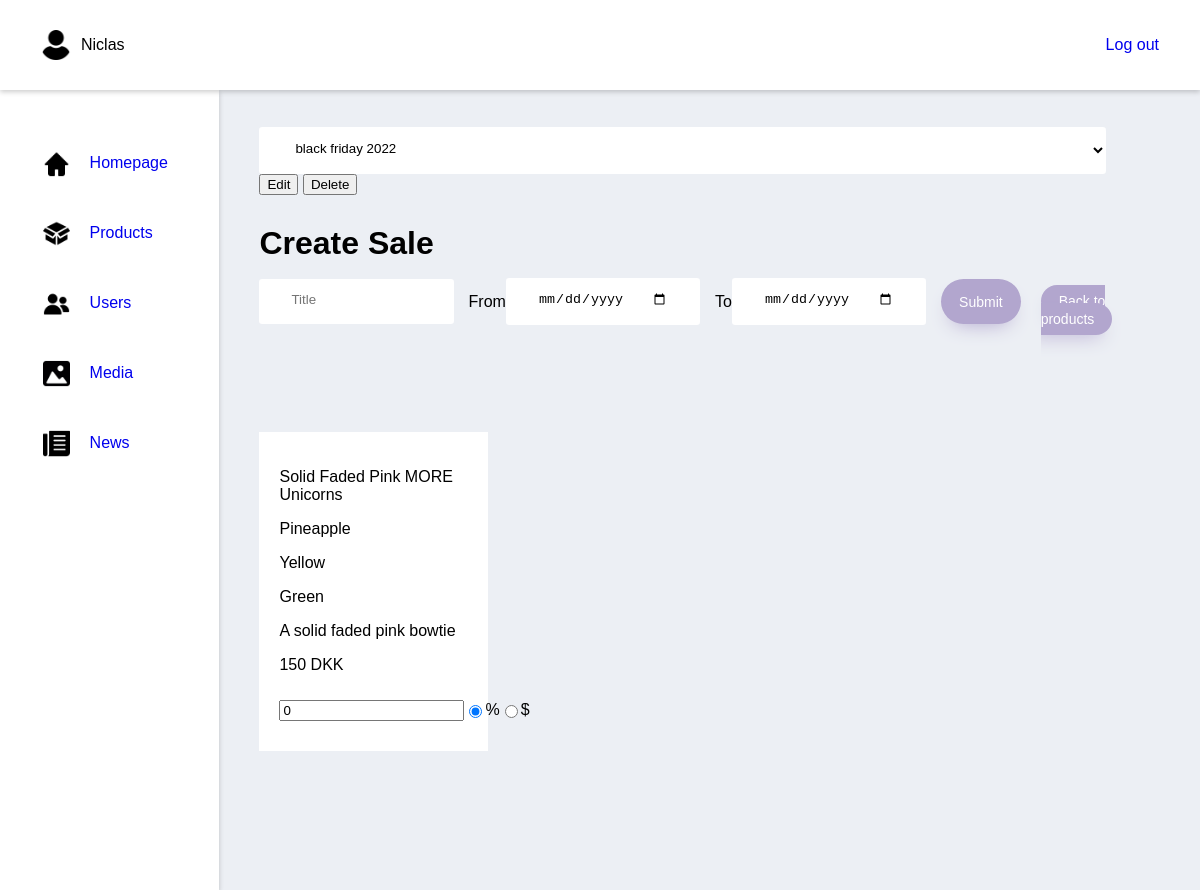
Page /adminSale (signed in) on the committed database.
### tables this page shows
CREATE TABLE IF NOT EXISTS `products` (
  `products_id` int(11) NOT NULL AUTO_INCREMENT,
  `name` varchar(30) NOT NULL,
  `type` int(11) NOT NULL,
  `description` varchar(250) NOT NULL,
  `price` decimal(10,0) NOT NULL,
  `primary_image` varchar(250) DEFAULT NULL,
  PRIMARY KEY (`products_id`)
);

CREATE TABLE IF NOT EXISTS `product_types` (
  `id` int(11) NOT NULL AUTO_INCREMENT,
  `type` varchar(100) NOT NULL,
  PRIMARY KEY (`id`)
);

CREATE TABLE IF NOT EXISTS `assign_colors_to_products` (
  `product_id` int(11) NOT NULL,
  `color_id` int(11) NOT NULL,
  PRIMARY KEY (`product_id`,`color_id`)
);

CREATE TABLE IF NOT EXISTS `product_colors` (
  `id` int(11) NOT NULL AUTO_INCREMENT,
  `color` varchar(100) NOT NULL,
  PRIMARY KEY (`id`)
);

### index.php (called while the page is built, shortened)
<?php
    $request = $_SERVER["REQUEST_URI"];
    $router = new Router($request);
    $router->get('/', 'views/frontend/Home');
    $router->get('/profile', 'views/login/profile');
    $router->get('/editProfileFunction', 'controllers/editProfile');
    $router->get('/loginFunction', 'controllers/login');
    $router->get('/signupFunction', 'controllers/signup');
    $router->get('/logoutFunction', 'controllers/logout');
    $router->get('/Product', 'views/frontend/Product');
    $router->get('/AboutUS', 'views/frontend/AboutUS');
    $router->get('/Contact', 'views/frontend/Contact');
    $router->get('/Checkout', 'views/frontend/Checkout');
    $router->get('/ProductShow', 'views/frontend/ProductShow');
    $router->get('/NewsShow', 'views/frontend/NewsShow');
    $router->get('/Breadcrumb', 'views/frontend/Breadcrumb');
    $router->get('/adminProducts', 'views/backend/products');
    $router->get('/adminUsers', 'views/backend/users');
    $router->get('/adminMedia', 'views/backend/media');
    $router->get('/adminNews', 'views/backend/news');
    $router->get('/adminfrontpage', 'views/backend/frontpage');
    $router->get('/adminCreateUser', 'views/backend/createUser');
    $router->get('/adminEditUser', 'views/backend/editUser');
    $router->get('/adminCreateProduct', 'views/backend/createProduct');
    $router->get('/adminEditProduct', 'views/backend/editProduct');
    $router->get('/adminSale', 'views/backend/createSale');

### models/handlers/ProductsHandler.php (called while the page is built, shortened)
<?php
$rootPath = "";
require_once $rootPath . "public/dbconn.php";
require_once $rootPath . "models/sql/Products.php";
class ProductsHandler extends Products{
    public $db;
    public function __construct($db) {
        $this->db = $db;
    }
    public function getAssignedColorsToProducts() {
        $getColorAssigments = $this->db->prepare($this->getColorAssigmentsQuery);
        $getColorAssigments->execute();
        $colorAssignments = $getColorAssigments->fetchAll();
        return $colorAssignments;
    }
    public function getSales(){
        $getSales = $this->db->prepare($this->getSalesQuery);
        $getSales->execute();
        return $getSales->fetchAll();
    }
    public function getProducts($search = '', $id = '', $type = '') {
        if( isset( $type ) && $type != '' ){
            if( isset( $id ) && $id != ''){
                $getProducts = $this->db->prepare($this->getProductsDynamicSearchQuery);
                $getProducts->bindParam(':id', $id);
            }else{
                $getProducts = $this->db->prepare($this->getProductsDynamicSearchWithoutIdQuery);
            }
            $getProducts->bindParam(':type', $type);
        }else{
            if( isset( $id ) && $id != ''){
                $getProducts = $this->db->prepare($this->getProductsDynamicSearchWithoutTypeQuery);
                $getProducts->bindParam(':id', $id);
            }else{
                $getProducts = $this->db->prepare($this->getProductsDynamicSearchWithoutIdAndTypeQuery);
            }
        }
        if ( isset( $search ) ){
            $search = "%" . $search . "%";
        }else{
            $search = "%";
        }
        $getProducts->bindParam(':search', $search);
        $getProducts->execute();
        $products = $getProducts->fetchAll();
        return $products;
    }
}
$ProductsHandler = new ProductsHandler($db);

### controllers/adminCreateSale.php (called while the page is built)
<?php
$sales = $ProductsHandler->getSales();

### controllers/getProductsWithFilters.php (called while the page is built)
<?php
    $data = $ProductsHandler->getProducts(
        isset($_POST['search']) ? $_POST['search'] : "",
        isset($_POST['id']) ? $_POST['id'] : "",
        isset($_POST['type']) ? $_POST['type'] : ""
    );

### controllers/adminProducts.php (called while the page is built, shortened)
<?php
$colorAssignments = $ProductsHandler->getAssignedColorsToProducts();

### views/backend/createSale.php (the view, shortened to what this page needs)
<?php
    $rootPath = "";
    require_once $rootPath . "public/dbconn.php";
    require_once $rootPath . "models/handlers/productsHandler.php";
    require_once $rootPath . "models/handlers/Usershandler.php";
    require_once $rootPath . "controllers/editSale.php";
    require_once $rootPath . "controllers/adminProducts.php";
    require_once $rootPath . "controllers/adminCreateSale.php";
    require_once $rootPath . "controllers/getProductsWithFilters.php";
    require_once $rootPath . "views/backend/partials/header.php";
?>
<div class="wrapper">
    <form method="POST" action="salesActionDecider">
        <select name="sale" id="sale">
            <?php
                foreach($sales as $sale){
            ?>
                    <option value="<?php echo $sale['id']; ?>"><?php echo $sale['title']; ?></option>
            <?php
                }
            ?>
        </select>
        <button name="action" value="edit" type="submit">Edit</button>
        <button name="action" value="delete" type="submit">Delete</button>
    </form>
    <form method="POST" action="adminProducts">
        <div class="Admin-page-title">
            <h1>Create Sale</h1>
        </div>
        <div class="Admin-handlers">
            <div class="Admin-search-product">
                <input class="input" type="text" name="title" placeholder="Title">
                From <input class="input" type="date" name="start" placeholder="Starts">
                To <input class="input" type="date" name="end" placeholder="Ends">
                <input class="button submit" type="submit">
            </div>
            <div class="Reset_create_div">
                <a class="button" href="/adminProducts">Back to products</a>
            </div>
        </div>
        <div class="wrapper-main-area">
            <div class="products">
                <?php
                    for($i = 0; $i < count($data); $i++){
                        $indData = $data[$i];
                ?>
                        <label for="<?php echo $indData['products_id'] ?>" class="product">
                            <div class="product-info">
                                <p><?php echo $indData['name'] ?></p>
                                <p><?php echo $indData['type'] ?></p>
                                <?php
                                    foreach($colorAssignments as $color){
                                        if($color['product_id'] == $indData['products_id']){
                                ?>
                                    <p><?php echo $color['color'] ?></p>
                                <?php
                                        }
                                    }
                                ?>
                                <p><?php echo $indData['description'] ?></p>
                                <p><?php echo $indData['price'] ?> DKK</p>
                            </div>
                            <div class="Edit-Delete-div">
                                <input required value="0" class="input" type="number" name="sales[]" placeholder="Sale" id="<?php echo $indData['products_id'] ?>">
                                <input checked class="input" type="radio" name="saleTypes[]" value="%" id="%<?php echo $indData['products_id'] ?>">
                                <label for="%<?php echo $indData['products_id'] ?>">%</label>
                                <input class="input" type="radio" name="saleTypes[]" value="$" id="$<?php echo $indData['products_id'] ?>">
                                <label for="$<?php echo $indData['products_id'] ?>">$</label>
                            </div>
                        </label>
                <?php
                    }
                ?>
            </div>
        </div>
    </form>
</div>
<?php
    require_once $rootPath . "views/backend/partials/footer.php";
?>

### views/backend/partials/css/style.css (style rules this page uses)
body { margin: 0; padding: 0; box-sizing: border-box; font-family: 'Questrial', sans-serif; background: #ECEFF4; }
a:link { text-decoration: none; }
.wrapper { margin: 37px 0 0 40px; width: 100%; }
.wrapper-main-area { position: relative; }
.Reset_create_div { margin: 20px 0; }
.Admin-page-title { margin-top: 30px; }
.Admin-page-title h1 { margin-bottom: 0 !important; }
.Admin-handlers { display: flex; justify-content: space-between; margin-right: 2.5%; margin-top: 10px; height: 60px; }
.Admin-handlers .input, select { margin: 0 auto; padding: .8rem 2rem; border-radius: 0.2rem; background-color: rgb(255, 255, 255); border: none; width: 90%; display: block; border-bottom: 0.3rem solid transparent; transition: all 0.3s; margin-right: 15px; }
.Admin-search-product { display: flex; align-items: center; }
.Admin-search-product input, select { margin: 0 20px 0 0; }
.button { background: #B2A6CE; border-radius: 999px; height: 45px; box-shadow: #B2A6CE 0 10px 20px -10px; box-sizing: border-box; color: #ffffff; cursor: pointer; font-size: 14px; opacity: 1; outline: 0 solid transparent; padding: 8px 18px; user-select: none; -webkit-user-select: none; width: fit-content; word-break: break-word; border: 0; }
.submit { margin-left: 30px; }
.products { display: flex; flex-wrap: wrap; margin: 80px 0; }
.product { width: 20%; background: #ffffff; padding: 20px; margin: 20px 20px 20px 0; position: relative; height: auto; display: flex; flex-direction: column; justify-content: space-between; }
.Edit-Delete-div { display: flex; justify-content: space-between; padding: 10px 0; align-items: center; }

### rows in the picture
products: name "Solid Faded Pink MORE Unicorns", product_types.type "Pineapple", description "A solid faded pink bowtie", price "150"
assign_colors_to_products: product_colors.color "Yellow"
assign_colors_to_products: product_colors.color "Green"

### other values in the picture
$_SESSION['name'] "Niclas"
form field sale "black friday 2022"
